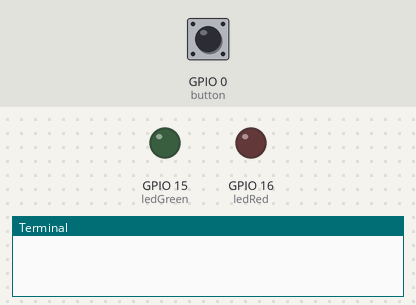
Recording of a program running on a simulated Raspberry Pi (BCM pin numbers). On the bench: output pins drawn as LEDs (lit = HIGH), the last lines printed to the terminal. Dashed ring = blinking. The test bench sets the inputs (shaded band); at power-on: GPIO 0 (button) HIGH.

Above: at 1.2 s.
1.3 s: GPIO 0 (button) pulled LOW for 0.15 s
At 1.7 s:
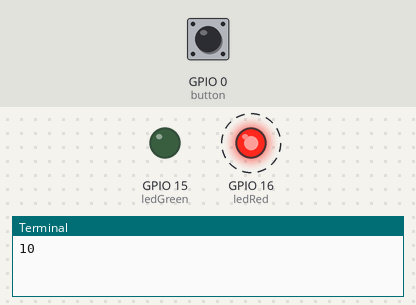
At 11.8 s:
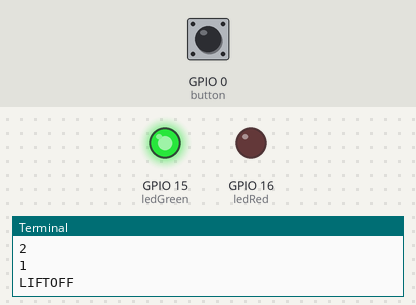
Timing chart, 0 to 12.8 s (numbered marks = the images above; inputs shaded):
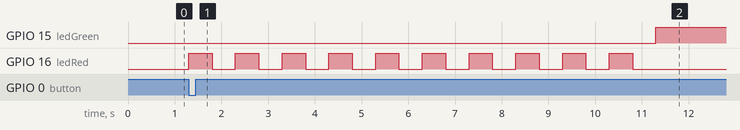

The program:

GrayLaunchpad3.py
```python
# type: ignore

from time import sleep
import board
import digitalio

ledGreen = digitalio.DigitalInOut(board.GP15)  # set up green led, connnect to bottom left pin
ledGreen.direction = digitalio.Direction.OUTPUT

ledRed = digitalio.DigitalInOut(board.GP16)  # set up red led, connect to bottom right pin
ledRed.direction = digitalio.Direction.OUTPUT

button = digitalio.DigitalInOut(board.GP0)
button.pull = digitalio.Pull.UP  # set up button to be True when NOT pressed

while True:
  if button.value == False:  # if button is pressed
    for i in range(10, 0, -1):  # loop from 10-1, backwards by 1
        print(i)  # print out count
        ledRed.value = True  # blink on
        sleep(.5)  # one second between each count
        ledRed.value = False
        sleep(.5)  # blink off
    print("LIFTOFF") # once it counts down to 0, print liftoff

    while True:
        ledGreen.value = True  # keep the green light on
```

Measured:
- after the input at 1.3 s, GPIO 15 (ledGreen): LOW → HIGH after 10.0 s; GPIO 16 (ledRed): alternates HIGH for 0.50 s and LOW for 0.50 s, 20 changes in all, then stays LOW, starting at once
